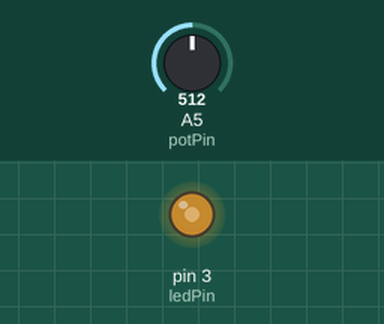
Simulated run of this sketch. Board: Arduino Uno, built with avr-gcc and run on an emulated ATmega328P. On the bench: output pins drawn as LEDs (lit = HIGH). The inputs (shaded band) are chosen by the test bench; at power-on: A5 (potPin) = 512.

Above: at 1.2 s.
1.3 s: A5 (potPin) set to 716
At 2.2 s:
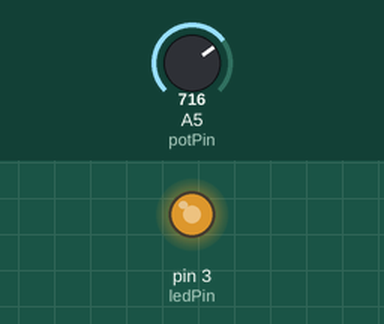
2.8 s: A5 (potPin) set to 900
At 3.4 s:
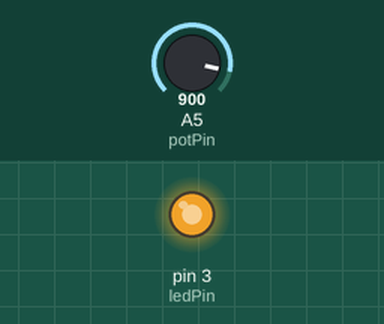
4.3 s: A5 (potPin) set to 122
At 5.5 s:
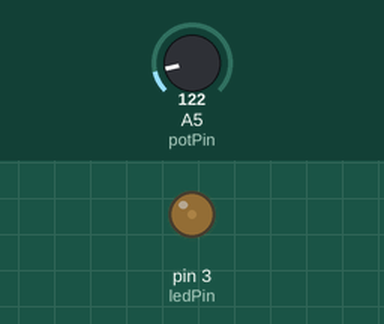
5.8 s: A5 (potPin) set to 0
At 6.9 s:
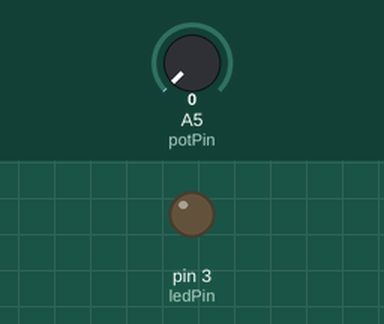
7.3 s: A5 (potPin) set to 511
At 8.0 s:
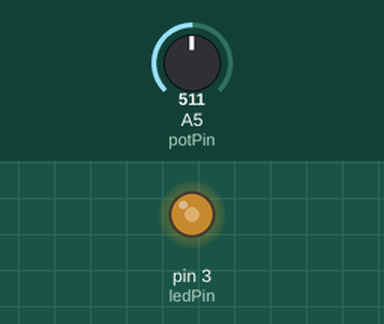
Timing chart, 0 to 9.8 s (numbered marks = the images above; inputs shaded):
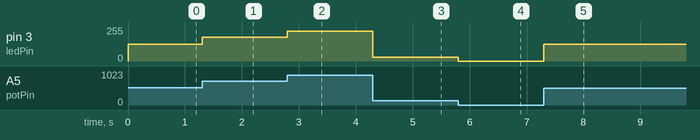

Measured:
- after the input at 1.3 s, pin 3 (ledPin): 127/255 → 178/255 at once
- after the input at 2.8 s, pin 3 (ledPin): 178/255 → 224/255 at once
- after the input at 4.3 s, pin 3 (ledPin): 224/255 → 30/255 at once
- after the input at 5.8 s, pin 3 (ledPin): 30/255 → 0/255 at once
- after the input at 7.3 s, pin 3 (ledPin): 0/255 → 127/255 at once

The sketch:

Potentiometer_Led.ino
```cpp
int ledPin = 3;
int potPin = A5;
int delayTime = 500;
int brightness = 255;
int potValue;

void setup() {
}

void loop() {
  changeBrightnessWithPot();
}

void changeBrightnessWithPot()
{
  potValue = analogRead(potPin);
  brightness = map(potValue, 0, 1023, 0, 255);
  analogWrite(ledPin, brightness);
}
```
